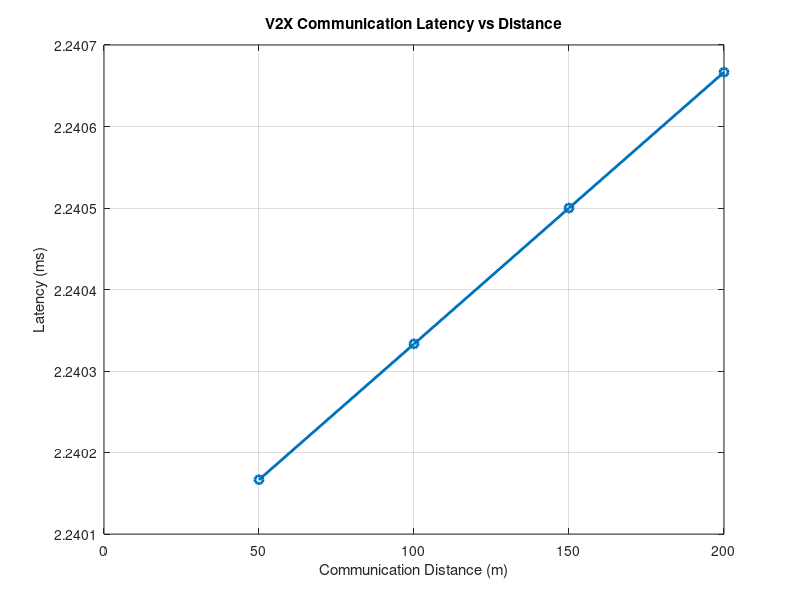
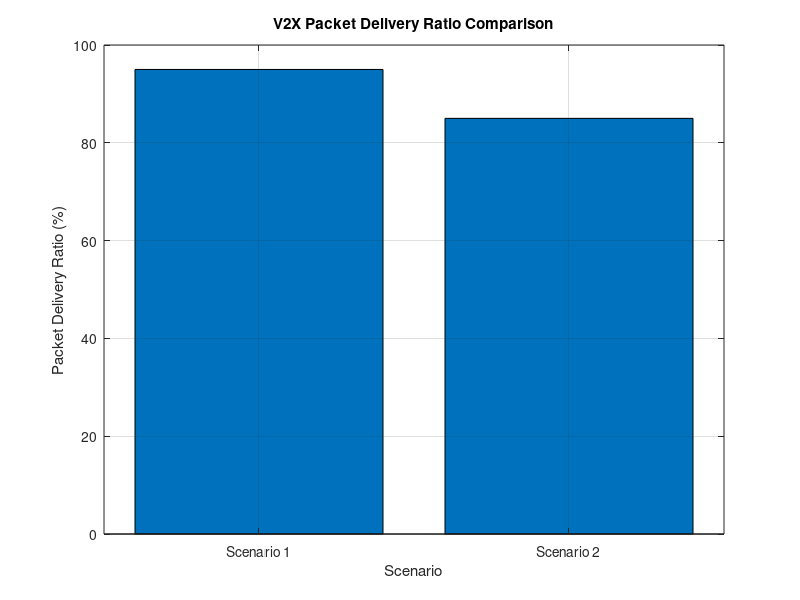
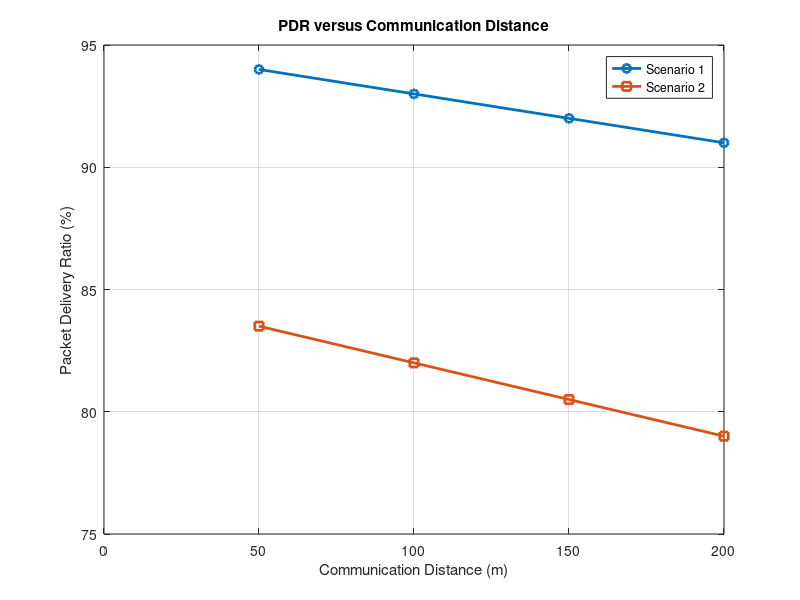

These charts were generated, in order, by the following MATLAB code:

clc;
clear;
close all;

%% SIMULATION PARAMETERS
N = 1000;               % Number of packets
packetSize = 300 * 8;    % Packet size in bits
Rb = 10e6;              % Data rate = 10 Mbps
c = 3e8;                % Propagation speed
Tp = 1e-3;              % Processing delay
Tq = 1e-3;              % Queuing delay

% Communication distances
distance = [50 100 150 200];

% Packet loss probabilities
Ploss1 = 0.05;          % Scenario 1
Ploss2 = 0.15;          % Scenario 2

%% TRANSMISSION DELAY
Ttx = packetSize / Rb;

%% LATENCY CALCULATION
Tprop = distance / c;
Latency = Ttx + Tprop + Tp + Tq;

%% SCENARIO 1 - RELIABLE CHANNEL
PDR1 = (1 - Ploss1) * 100;

Received1 = round(N * (1 - Ploss1));
Lost1 = N - Received1;

%% SCENARIO 2 - POORER CHANNEL
PDR2 = (1 - Ploss2) * 100;

Received2 = round(N * (1 - Ploss2));
Lost2 = N - Received2;

%% DISPLAY RESULTS
fprintf('V2X Communication Simulation\n');
fprintf('----------------------------\n');
fprintf('Packet Size = %d bits\n', packetSize);
fprintf('Data Rate = %.2f Mbps\n', Rb/1e6);
fprintf('Transmission Delay = %.4f ms\n', Ttx*1000);

fprintf('\nScenario 1:\n');
fprintf('Received Packets = %d\n', Received1);
fprintf('Lost Packets = %d\n', Lost1);
fprintf('PDR = %.2f %%\n', PDR1);

fprintf('\nScenario 2:\n');
fprintf('Received Packets = %d\n', Received2);
fprintf('Lost Packets = %d\n', Lost2);
fprintf('PDR = %.2f %%\n', PDR2);

%% PLOT 1 - LATENCY VERSUS DISTANCE
figure;
plot(distance, Latency*1000, '-o', 'LineWidth', 2);
grid on;
xlabel('Communication Distance (m)');
ylabel('Latency (ms)');
title('V2X Communication Latency vs Distance');

%% PLOT 2 - PDR COMPARISON
figure;
bar([PDR1 PDR2]);
grid on;
xlabel('Scenario');
ylabel('Packet Delivery Ratio (%)');
title('V2X Packet Delivery Ratio Comparison');
xticklabels({'Scenario 1', 'Scenario 2'});

%% PLOT 3 - PDR VERSUS DISTANCE
PDR_distance_1 = PDR1 - 0.02*distance;
PDR_distance_2 = PDR2 - 0.03*distance;

figure;
plot(distance, PDR_distance_1, '-o', 'LineWidth', 2);
hold on;
plot(distance, PDR_distance_2, '-s', 'LineWidth', 2);
grid on;
xlabel('Communication Distance (m)');
ylabel('Packet Delivery Ratio (%)');
title('PDR versus Communication Distance');
legend('Scenario 1', 'Scenario 2');
